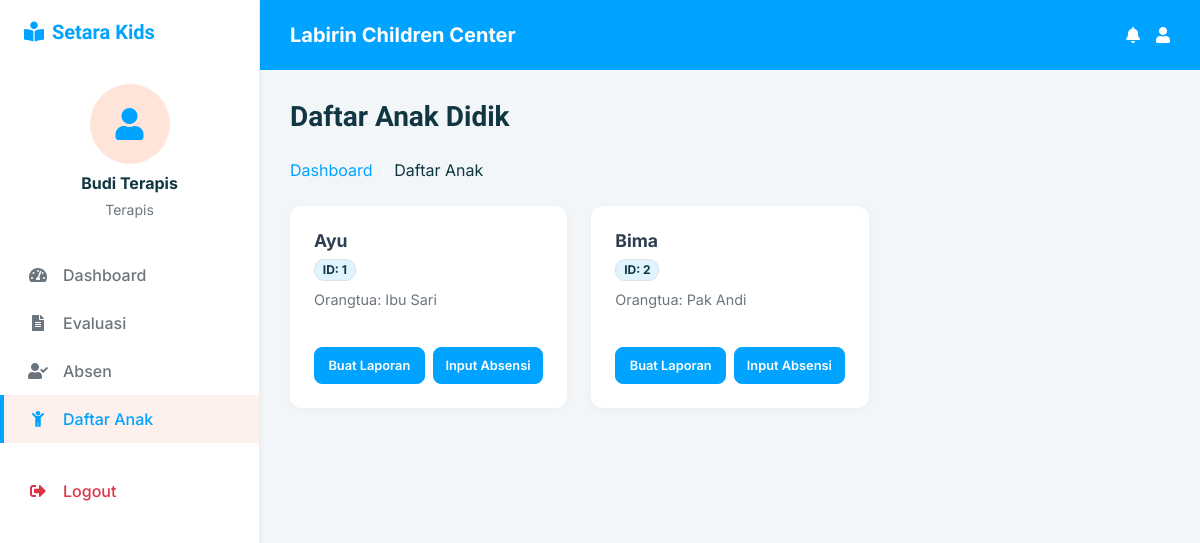
The app's page /terapis/daftar_anak.php (signed in) with its own data.
### tables this page shows
CREATE TABLE `users` (
  `user_id` int NOT NULL,
  `username` varchar(50) NOT NULL,
  `password` varchar(255) NOT NULL,
  `email` varchar(100) NOT NULL,
  `role` enum('terapis','orangtua') NOT NULL,
  `nama_lengkap` varchar(100) DEFAULT NULL,
  `alamat` varchar(255) DEFAULT NULL,
  `no_telp` varchar(30) DEFAULT NULL,
  `reset_token` varchar(255) DEFAULT NULL,
  `reset_token_expires` timestamp NULL DEFAULT NULL,
  `created_at` timestamp NULL DEFAULT CURRENT_TIMESTAMP
);

CREATE TABLE `anak` (
  `anak_id` int NOT NULL,
  `orangtua_id` int NOT NULL,
  `nama_anak` varchar(100) NOT NULL,
  `tanggal_lahir` date DEFAULT NULL,
  `jenis_kelamin` enum('L','P') DEFAULT NULL,
  `paket_id` int DEFAULT NULL,
  `keterangan` text
);

### terapis/daftar_anak.php (called while the page is built, shortened)
<?php
$username = $_SESSION['username'] ?? 'Terapis';
$role_display = "Terapis";
$DB_HOST = '127.0.0.1';
$DB_NAME = 'setara';
$DB_USER = 'root';
$DB_PASS = '';
try {
    $pdo = new PDO("mysql:host=$DB_HOST;dbname=$DB_NAME;charset=utf8mb4", $DB_USER, $DB_PASS, [
        PDO::ATTR_ERRMODE => PDO::ERRMODE_EXCEPTION
    ]);
} catch (Exception $e) {
    die("Koneksi database gagal: " . $e->getMessage());
}
$sql = "SELECT a.*, u.nama_lengkap as nama_orangtua, u.username as username_orangtua
        FROM anak a
        LEFT JOIN users u ON a.orangtua_id = u.user_id
        ORDER BY a.nama_anak ASC";
try {
    $stmt = $pdo->query($sql);
    $daftar_anak = $stmt->fetchAll(PDO::FETCH_ASSOC);
} catch (Exception $e) {
    die("Gagal mengambil data anak: " . $e->getMessage());
}
require_once '../api/get_current_user.php';
if (isset($currentUser)) {
    $username = $display_name;
}
include 'daftar_anak_view.php';
?>

### api/get_current_user.php (called while the page is built, shortened)
<?php
require_once __DIR__ . '/db.php';
if (isset($_SESSION['user_id'])) {
    try {
        $stmtUser = $pdo->prepare("SELECT * FROM users WHERE user_id = ?");
        $stmtUser->execute([$_SESSION['user_id']]);
        $currentUser = $stmtUser->fetch(PDO::FETCH_ASSOC);
        if ($currentUser) {
            $foto_profil = $currentUser['foto_profil'] ?? 'default.png';
            $display_name = $currentUser['nama_lengkap'] ?: $currentUser['username'];
        }
    } catch (Exception $e) {
    }
}
?>

### terapis/daftar_anak_view.php (the view, shortened to what this page needs)
<!DOCTYPE html>
<html lang="id">
<head>
    <link href="https://cdnjs.cloudflare.com/ajax/libs/font-awesome/5.10.0/css/all.min.css" rel="stylesheet">
    <link href="https://cdn.jsdelivr.net/npm/bootstrap-icons@1.4.1/font/bootstrap-icons.css" rel="stylesheet">
    <link href="../css/bootstrap.min.css" rel="stylesheet">
    <link href="../css/style.css" rel="stylesheet">
</head>
<body>
    <div class="sidebar">
        <div class="sidebar-brand">
            <h3 class="text-primary"><i class="fa fa-book-reader me-2"></i>Setara Kids</h3>
        </div>
        <div class="user-panel">
             <div class="user-img-circle">
                <?php if (!empty($foto_profil) && $foto_profil != 'default.png' && file_exists("../img/profil/" . $foto_profil)): ?>
                    <img src="../img/profil/<?php echo htmlspecialchars($foto_profil); ?>" alt="User" style="width:100%; height:100%; object-fit:cover; border-radius:50%;">
                <?php else: ?>
                    <i class="fa fa-user"></i>
                <?php endif; ?>
             </div>
             <h6 class="mb-1 fw-bold text-dark"><?php echo htmlspecialchars($username); ?></h6>
             <small class="text-muted"><?php echo htmlspecialchars($role_display); ?></small>
        </div>
        <nav class="nav flex-column mt-2">
            <a href="dashboard.php" class="nav-link-custom">
                <i class="fa fa-tachometer-alt"></i> Dashboard
            </a>
            <a href="evaluasi.php" class="nav-link-custom">
                <i class="fa fa-file-alt"></i> Evaluasi
            </a>
            <a href="absen.php" class="nav-link-custom">
                <i class="fa fa-user-check"></i> Absen
            </a>
            <a href="daftar_anak.php" class="nav-link-custom active">
                <i class="fa fa-child"></i> Daftar Anak
            </a>
            <a href="../login.html" class="nav-link-custom mt-4 text-danger">
                <i class="fa fa-sign-out-alt"></i> Logout
            </a>
        </nav>
    </div>
    <div class="main-content">
        <div class="topbar">
            <div class="d-flex align-items-center">
                 <h5 class="mb-0 fw-bold text-white">Labirin Children Center</h5>
            </div>
            <div class="d-flex align-items-center">
                <div class="icon-btn ms-3 text-white">
                    <i class="fa fa-bell"></i>
                </div>
                <a href="profile.php" class="icon-btn ms-3 text-white text-decoration-none">
                     <i class="fa fa-user"></i>
                </a>
            </div>
        </div>
        <div class="content-padding">
            <h3 class="mb-4 text-dark fw-bold">Daftar Anak Didik</h3>
            <nav aria-label="breadcrumb">
                <ol class="breadcrumb mb-4">
                    <li class="breadcrumb-item"><a href="dashboard.php" class="text-primary">Dashboard</a></li>
                    <li class="breadcrumb-item active text-dark" aria-current="page">Daftar Anak</li>
                </ol>
            </nav>
            <div class="row g-4">
                <?php if(count($daftar_anak) > 0): ?>
                    <?php foreach($daftar_anak as $anak): ?>
                        <div class="col-md-6 col-xl-4">
                            <div class="child-card">
                                <div>
                                    <h5 class="child-name"><?php echo htmlspecialchars($anak['nama_anak']); ?></h5>
                                    <div class="mb-2">
                                        <span class="badge bg-light text-dark border">ID: <?php echo $anak['anak_id']; ?></span>
                                    </div>
                                    <span class="parent-name">
                                        Orangtua:
                                        <?php echo htmlspecialchars($anak['nama_orangtua'] ? $anak['nama_orangtua'] : ($anak['username_orangtua'] ?? '-')); ?>
                                    </span>
                                </div>
                                <div class="action-buttons mt-3">
                                    <a href="evaluasi.php?child_id=<?php echo $anak['anak_id']; ?>" class="btn btn-primary btn-action-card text-center">
                                        Buat Laporan
                                    </a>
                                    <a href="absen.php?child_id=<?php echo $anak['anak_id']; ?>" class="btn btn-primary btn-action-card text-center">
                                        Input Absensi
                                    </a>
                                </div>
                            </div>
                        </div>
                    <?php endforeach; ?>
                <?php endif; ?>
            </div>
        </div>
    </div>
</body>
</html>

### css/style.css (style rules this page uses)
:root { --primary: #00A3FF; --light: #E0F4FF; --dark: #00566B; }
.text-primary { color: #00A3FF !important; }
.btn-primary { background-color: #00A3FF !important; border-color: #00A3FF !important; }
.bg-light { background-color: var(--light) !important; }
.btn { font-weight: 500; transition: .5s; }
.btn.btn-primary { color: #FFFFFF; }
h1, h2, h3, h4, .h1, .h2, .h3, .h4, .display-1, .display-2, .display-3, .display-4, .display-5, .display-6 { font-family: 'Heebo', sans-serif; font-weight: 700; }
h5, h6, .h5, .h6 { font-weight: 600; }
.breadcrumb-item+.breadcrumb-item::before { color: rgba(255, 255, 255, .5); }

### terapis/daftar_anak_view.php (style rules this page uses)
body { background-color: #f3f6f9; font-family: 'Inter', sans-serif; overflow-x: hidden; }
.sidebar { width: 260px; height: 100vh; position: fixed; top: 0; left: 0; background: #ffffff; box-shadow: 0 4px 6px rgba(0,0,0,0.05); z-index: 1000; padding-top: 20px; border-right: 1px solid #eee; }
.main-content { margin-left: 260px; padding: 0; min-height: 100vh; display: flex; flex-direction: column; }
.sidebar-brand { padding: 0 24px; margin-bottom: 40px; display: flex; align-items: center; }
.sidebar-brand h3 { color: var(--primary); font-size: 1.25rem; margin: 0; font-weight: 700; }
.user-panel { text-align: center; padding: 0 20px; margin-bottom: 30px; }
.user-img-circle { width: 80px; height: 80px; background-color: #ffe5d9; color: var(--primary); border-radius: 50%; display: flex; align-items: center; justify-content: center; margin: 0 auto 10px; font-size: 32px; }
.nav-link-custom { padding: 12px 24px; display: flex; align-items: center; color: #6c757d; text-decoration: none; transition: all 0.3s; font-weight: 500; border-left: 4px solid transparent; }
.nav-link-custom:hover, .nav-link-custom.active { background-color: #fef0ec; color: var(--primary); border-left-color: var(--primary); }
.nav-link-custom i { margin-right: 15px; width: 20px; text-align: center; }
.topbar { background: var(--primary) !important; height: 70px; display: flex; align-items: center; justify-content: space-between; padding: 0 30px; color: white; }
.content-padding { padding: 30px; }
.child-card { background: #fff; border: none; border-radius: 12px; padding: 24px; box-shadow: 0 2px 10px rgba(0,0,0,0.03); transition: transform 0.2s, box-shadow 0.2s; height: 100%; display: flex; flex-direction: column; justify-content: space-between; }
.child-name { font-size: 1.1rem; font-weight: 700; color: #2c3e50; margin-bottom: 5px; }
.parent-name { font-size: 0.9rem; color: #6c757d; margin-bottom: 20px; display: block; }
.action-buttons { display: flex; gap: 8px; flex-wrap: wrap; }
.btn-action-card { flex: 1; font-size: 0.8rem; font-weight: 600; padding: 8px 10px; border-radius: 8px; white-space: nowrap; }

### records on screen
users: nama_lengkap "Budi Terapis"
anak: nama_anak "Ayu", anak_id "1", orangtua.nama_lengkap "Ibu Sari"
anak: nama_anak "Bima", anak_id "2", orangtua.nama_lengkap "Pak Andi"

### other values on screen
$role_display "Terapis"
